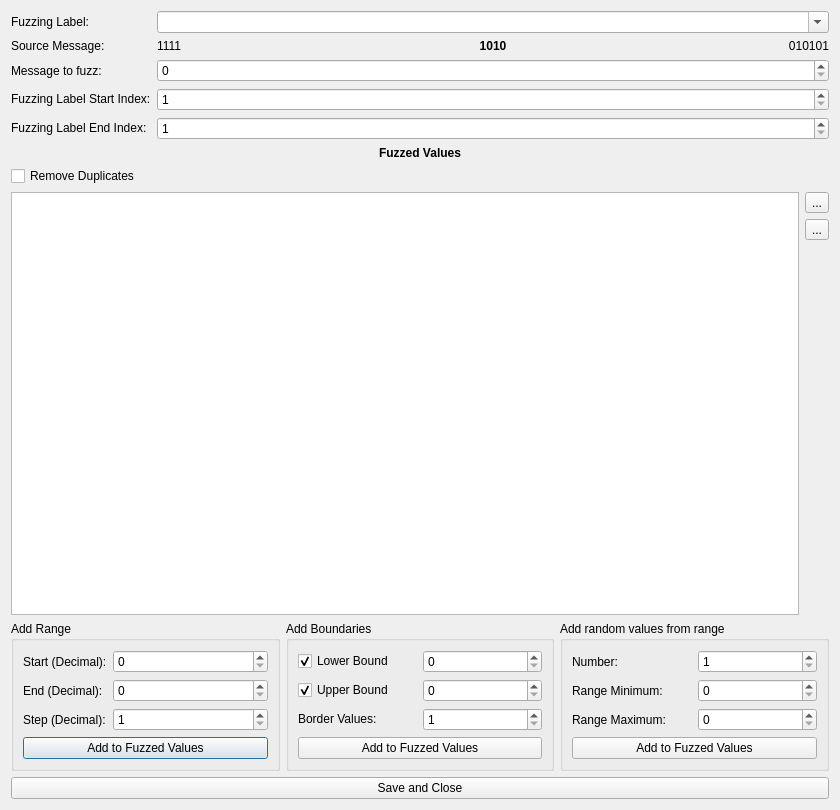
<?xml version="1.0" encoding="UTF-8"?>
<ui version="4.0">
 <class>FuzzingDialog</class>
 <widget class="QDialog" name="FuzzingDialog">
  <property name="geometry">
   <rect>
    <x>0</x>
    <y>0</y>
    <width>840</width>
    <height>810</height>
   </rect>
  </property>
  <property name="windowTitle">
   <string>Fuzzing</string>
  </property>
  <layout class="QGridLayout" name="gridLayout_5">
   <item row="0" column="0">
    <widget class="QLabel" name="lFuzzingLabel">
     <property name="sizePolicy">
      <sizepolicy hsizetype="Maximum" vsizetype="Preferred">
       <horstretch>0</horstretch>
       <verstretch>0</verstretch>
      </sizepolicy>
     </property>
     <property name="text">
      <string>Fuzzing Label:</string>
     </property>
    </widget>
   </item>
   <item row="0" column="1">
    <widget class="QComboBox" name="comboBoxFuzzingLabel">
     <property name="sizePolicy">
      <sizepolicy hsizetype="Preferred" vsizetype="Fixed">
       <horstretch>0</horstretch>
       <verstretch>0</verstretch>
      </sizepolicy>
     </property>
     <property name="maximumSize">
      <size>
       <width>16777215</width>
       <height>16777215</height>
      </size>
     </property>
     <property name="editable">
      <bool>true</bool>
     </property>
    </widget>
   </item>
   <item row="1" column="0">
    <widget class="QLabel" name="lSourceBlock">
     <property name="sizePolicy">
      <sizepolicy hsizetype="Maximum" vsizetype="Maximum">
       <horstretch>0</horstretch>
       <verstretch>0</verstretch>
      </sizepolicy>
     </property>
     <property name="text">
      <string>Source Message:</string>
     </property>
    </widget>
   </item>
   <item row="1" column="1">
    <layout class="QHBoxLayout" name="horizontalLayout_2">
     <item>
      <widget class="QLabel" name="lPreBits">
       <property name="text">
        <string>1111</string>
       </property>
      </widget>
     </item>
     <item>
      <widget class="QLabel" name="lFuzzedBits">
       <property name="sizePolicy">
        <sizepolicy hsizetype="Preferred" vsizetype="Preferred">
         <horstretch>0</horstretch>
         <verstretch>0</verstretch>
        </sizepolicy>
       </property>
       <property name="font">
        <font>
         <weight>75</weight>
         <bold>true</bold>
        </font>
       </property>
       <property name="text">
        <string>1010</string>
       </property>
       <property name="alignment">
        <set>Qt::AlignCenter</set>
       </property>
      </widget>
     </item>
     <item>
      <widget class="QLabel" name="lPostBits">
       <property name="text">
        <string>010101</string>
       </property>
       <property name="alignment">
        <set>Qt::AlignRight|Qt::AlignTrailing|Qt::AlignVCenter</set>
       </property>
      </widget>
     </item>
    </layout>
   </item>
   <item row="2" column="0">
    <widget class="QLabel" name="lFuzzingReferenceBlock">
     <property name="sizePolicy">
      <sizepolicy hsizetype="Maximum" vsizetype="Preferred">
       <horstretch>0</horstretch>
       <verstretch>0</verstretch>
      </sizepolicy>
     </property>
     <property name="text">
      <string>Message to fuzz:</string>
     </property>
    </widget>
   </item>
   <item row="2" column="1">
    <widget class="QSpinBox" name="spinBoxFuzzMessage">
     <property name="sizePolicy">
      <sizepolicy hsizetype="Preferred" vsizetype="Fixed">
       <horstretch>0</horstretch>
       <verstretch>0</verstretch>
      </sizepolicy>
     </property>
     <property name="maximum">
      <number>999999999</number>
     </property>
    </widget>
   </item>
   <item row="3" column="0">
    <widget class="QLabel" name="lFuzzingStart">
     <property name="sizePolicy">
      <sizepolicy hsizetype="Maximum" vsizetype="Maximum">
       <horstretch>0</horstretch>
       <verstretch>0</verstretch>
      </sizepolicy>
     </property>
     <property name="text">
      <string>Fuzzing Label Start Index:</string>
     </property>
    </widget>
   </item>
   <item row="3" column="1">
    <widget class="QSpinBox" name="spinBoxFuzzingStart">
     <property name="sizePolicy">
      <sizepolicy hsizetype="Preferred" vsizetype="Fixed">
       <horstretch>0</horstretch>
       <verstretch>0</verstretch>
      </sizepolicy>
     </property>
     <property name="minimum">
      <number>1</number>
     </property>
     <property name="maximum">
      <number>999999999</number>
     </property>
    </widget>
   </item>
   <item row="4" column="0">
    <widget class="QLabel" name="lFuzzingEnd">
     <property name="sizePolicy">
      <sizepolicy hsizetype="Maximum" vsizetype="Maximum">
       <horstretch>0</horstretch>
       <verstretch>0</verstretch>
      </sizepolicy>
     </property>
     <property name="text">
      <string>Fuzzing Label End Index:</string>
     </property>
    </widget>
   </item>
   <item row="4" column="1">
    <widget class="QSpinBox" name="spinBoxFuzzingEnd">
     <property name="sizePolicy">
      <sizepolicy hsizetype="Preferred" vsizetype="Fixed">
       <horstretch>0</horstretch>
       <verstretch>0</verstretch>
      </sizepolicy>
     </property>
     <property name="minimum">
      <number>1</number>
     </property>
     <property name="maximum">
      <number>999999999</number>
     </property>
    </widget>
   </item>
   <item row="5" column="0" colspan="2">
    <layout class="QVBoxLayout" name="verticalLayout">
     <item>
      <widget class="QLabel" name="lFuzzedValues">
       <property name="sizePolicy">
        <sizepolicy hsizetype="Preferred" vsizetype="Fixed">
         <horstretch>0</horstretch>
         <verstretch>0</verstretch>
        </sizepolicy>
       </property>
       <property name="font">
        <font>
         <weight>75</weight>
         <bold>true</bold>
        </font>
       </property>
       <property name="text">
        <string>Fuzzed Values</string>
       </property>
       <property name="alignment">
        <set>Qt::AlignCenter</set>
       </property>
      </widget>
     </item>
     <item>
      <widget class="QCheckBox" name="chkBRemoveDuplicates">
       <property name="text">
        <string>Remove Duplicates</string>
       </property>
      </widget>
     </item>
     <item>
      <layout class="QGridLayout" name="gridLayout_4">
       <item row="0" column="0" rowspan="3">
        <widget class="FuzzingTableView" name="tblFuzzingValues">
         <property name="sizePolicy">
          <sizepolicy hsizetype="Expanding" vsizetype="Expanding">
           <horstretch>0</horstretch>
           <verstretch>0</verstretch>
          </sizepolicy>
         </property>
         <property name="alternatingRowColors">
          <bool>true</bool>
         </property>
         <property name="verticalScrollMode">
          <enum>QAbstractItemView::ScrollPerPixel</enum>
         </property>
         <property name="horizontalScrollMode">
          <enum>QAbstractItemView::ScrollPerPixel</enum>
         </property>
         <property name="showGrid">
          <bool>false</bool>
         </property>
         <attribute name="horizontalHeaderHighlightSections">
          <bool>false</bool>
         </attribute>
         <attribute name="verticalHeaderHighlightSections">
          <bool>false</bool>
         </attribute>
        </widget>
       </item>
       <item row="0" column="1">
        <widget class="QToolButton" name="btnAddRow">
         <property name="text">
          <string>...</string>
         </property>
         <property name="icon">
          <iconset theme="list-add">
           <normaloff>.</normaloff>.</iconset>
         </property>
        </widget>
       </item>
       <item row="1" column="1">
        <widget class="QToolButton" name="btnDelRow">
         <property name="text">
          <string>...</string>
         </property>
         <property name="icon">
          <iconset theme="list-remove">
           <normaloff>.</normaloff>.</iconset>
         </property>
        </widget>
       </item>
       <item row="2" column="1">
        <spacer name="verticalSpacer">
         <property name="orientation">
          <enum>Qt::Vertical</enum>
         </property>
         <property name="sizeHint" stdset="0">
          <size>
           <width>20</width>
           <height>40</height>
          </size>
         </property>
        </spacer>
       </item>
      </layout>
     </item>
    </layout>
   </item>
   <item row="6" column="0" colspan="2">
    <layout class="QHBoxLayout" name="horizontalLayout_4">
     <property name="sizeConstraint">
      <enum>QLayout::SetDefaultConstraint</enum>
     </property>
     <item>
      <widget class="QGroupBox" name="groupBoxAddRange">
       <property name="sizePolicy">
        <sizepolicy hsizetype="Preferred" vsizetype="Maximum">
         <horstretch>0</horstretch>
         <verstretch>0</verstretch>
        </sizepolicy>
       </property>
       <property name="title">
        <string>Add Range</string>
       </property>
       <layout class="QGridLayout" name="gridLayout_2">
        <item row="0" column="0">
         <widget class="QLabel" name="lStart">
          <property name="sizePolicy">
           <sizepolicy hsizetype="Maximum" vsizetype="Preferred">
            <horstretch>0</horstretch>
            <verstretch>0</verstretch>
           </sizepolicy>
          </property>
          <property name="text">
           <string>Start (Decimal):</string>
          </property>
         </widget>
        </item>
        <item row="0" column="1">
         <widget class="QSpinBox" name="sBAddRangeStart"/>
        </item>
        <item row="1" column="0">
         <widget class="QLabel" name="lEnd">
          <property name="text">
           <string>End (Decimal):</string>
          </property>
         </widget>
        </item>
        <item row="1" column="1">
         <widget class="QSpinBox" name="sBAddRangeEnd"/>
        </item>
        <item row="2" column="0">
         <widget class="QLabel" name="lStep">
          <property name="text">
           <string>Step (Decimal):</string>
          </property>
         </widget>
        </item>
        <item row="2" column="1">
         <widget class="QSpinBox" name="sBAddRangeStep">
          <property name="minimum">
           <number>1</number>
          </property>
         </widget>
        </item>
        <item row="3" column="0" colspan="2">
         <widget class="QPushButton" name="btnAddRange">
          <property name="text">
           <string>Add to Fuzzed Values</string>
          </property>
         </widget>
        </item>
       </layout>
      </widget>
     </item>
     <item>
      <widget class="QGroupBox" name="groupBox">
       <property name="sizePolicy">
        <sizepolicy hsizetype="Preferred" vsizetype="Maximum">
         <horstretch>0</horstretch>
         <verstretch>0</verstretch>
        </sizepolicy>
       </property>
       <property name="title">
        <string>Add Boundaries</string>
       </property>
       <layout class="QGridLayout" name="gridLayout">
        <item row="0" column="0">
         <widget class="QCheckBox" name="checkBoxLowerBound">
          <property name="text">
           <string>Lower Bound</string>
          </property>
          <property name="checked">
           <bool>true</bool>
          </property>
         </widget>
        </item>
        <item row="0" column="1">
         <widget class="QSpinBox" name="spinBoxLowerBound"/>
        </item>
        <item row="1" column="0">
         <widget class="QCheckBox" name="checkBoxUpperBound">
          <property name="text">
           <string>Upper Bound</string>
          </property>
          <property name="checked">
           <bool>true</bool>
          </property>
         </widget>
        </item>
        <item row="1" column="1">
         <widget class="QSpinBox" name="spinBoxUpperBound"/>
        </item>
        <item row="2" column="0">
         <widget class="QLabel" name="lNumberBoundaries">
          <property name="sizePolicy">
           <sizepolicy hsizetype="Preferred" vsizetype="Fixed">
            <horstretch>0</horstretch>
            <verstretch>0</verstretch>
           </sizepolicy>
          </property>
          <property name="text">
           <string>Border Values:</string>
          </property>
         </widget>
        </item>
        <item row="2" column="1">
         <widget class="QSpinBox" name="spinBoxBoundaryNumber">
          <property name="minimum">
           <number>1</number>
          </property>
         </widget>
        </item>
        <item row="3" column="0" colspan="2">
         <widget class="QPushButton" name="btnAddBoundaries">
          <property name="text">
           <string>Add to Fuzzed Values</string>
          </property>
         </widget>
        </item>
       </layout>
      </widget>
     </item>
     <item>
      <widget class="QGroupBox" name="groupBoxxRandom">
       <property name="sizePolicy">
        <sizepolicy hsizetype="Preferred" vsizetype="Maximum">
         <horstretch>0</horstretch>
         <verstretch>0</verstretch>
        </sizepolicy>
       </property>
       <property name="title">
        <string>Add random values from range</string>
       </property>
       <layout class="QGridLayout" name="gridLayout_3">
        <item row="0" column="0">
         <widget class="QLabel" name="lNumRandom">
          <property name="text">
           <string>Number:</string>
          </property>
         </widget>
        </item>
        <item row="0" column="1">
         <widget class="QSpinBox" name="spinBoxNumberRandom">
          <property name="minimum">
           <number>1</number>
          </property>
          <property name="maximum">
           <number>999999999</number>
          </property>
         </widget>
        </item>
        <item row="1" column="0">
         <widget class="QLabel" name="lRandomMin">
          <property name="text">
           <string>Range Minimum:</string>
          </property>
         </widget>
        </item>
        <item row="1" column="1">
         <widget class="QSpinBox" name="spinBoxRandomMinimum"/>
        </item>
        <item row="2" column="0">
         <widget class="QLabel" name="lRandomMax">
          <property name="text">
           <string>Range Maximum:</string>
          </property>
         </widget>
        </item>
        <item row="2" column="1">
         <widget class="QSpinBox" name="spinBoxRandomMaximum"/>
        </item>
        <item row="3" column="0" colspan="2">
         <widget class="QPushButton" name="btnAddRandom">
          <property name="text">
           <string>Add to Fuzzed Values</string>
          </property>
         </widget>
        </item>
       </layout>
      </widget>
     </item>
    </layout>
   </item>
   <item row="7" column="0" colspan="2">
    <widget class="QPushButton" name="btnSaveAndClose">
     <property name="text">
      <string>Save and Close</string>
     </property>
    </widget>
   </item>
  </layout>
 </widget>
 <customwidgets>
  <customwidget>
   <class>FuzzingTableView</class>
   <extends>QTableView</extends>
   <header>urh.ui.views.FuzzingTableView.h</header>
  </customwidget>
 </customwidgets>
 <resources/>
 <connections/>
</ui>
